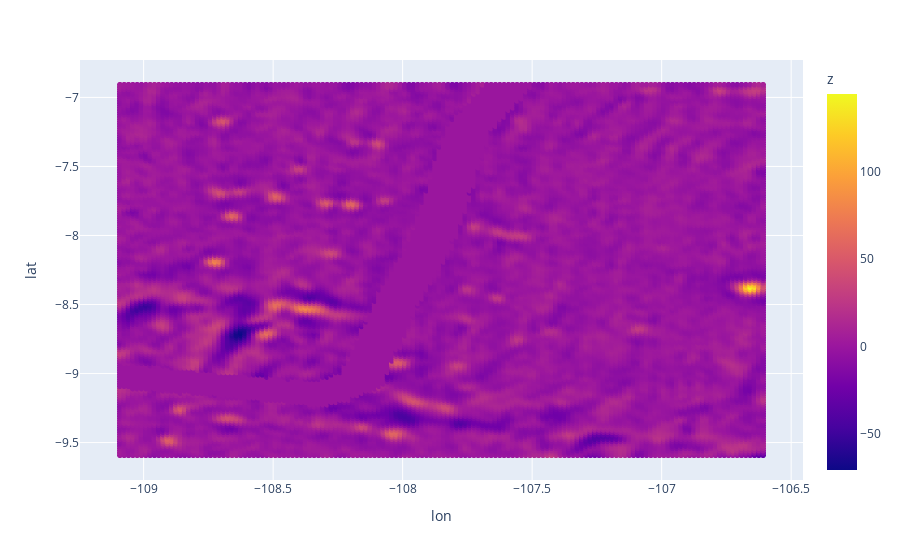

Here is the notebook cell this chart was saved with:
### Code cell
plt_dat = data.to_dataframe().reset_index()
plt_dat = plt_dat[(plt_dat['lat'] >= lat_min) & (plt_dat['lat'] <= lat_max) & (plt_dat['lon'] >= lon_min) & (plt_dat['lon'] <= lon_max)]
px.scatter(plt_dat,
    x='lon', y='lat', color='z'
    ).show()

### Figure 1 — Plotly figure (JSON) as saved in the notebook; plotly's stock layout.template omitted (floating-point values rounded to 4 significant figures; data arrays with more than 128 entries replaced by an {"elided": "..."} marker saying what was removed)
{"data": [{"hovertemplate": "lon=%{x}<br>lat=%{y}<br>z=%{marker.color}<extra></extra>", "legendgroup": "", "marker": {"color": {"elided": "24300 float values"}, "coloraxis": "coloraxis", "symbol": "circle"}, "mode": "markers", "name": "", "showlegend": false, "type": "scattergl", "x": {"elided": "24300 float values"}, "xaxis": "x", "y": {"elided": "24300 float values"}, "yaxis": "y"}], "layout": {"coloraxis": {"colorbar": {"title": {"text": "z"}}, "colorscale": [[0, "#0d0887"], [0.1111, "#46039f"], [0.2222, "#7201a8"], [0.3333, "#9c179e"], [0.4444, "#bd3786"], [0.5556, "#d8576b"], [0.6667, "#ed7953"], [0.7778, "#fb9f3a"], [0.8889, "#fdca26"], [1, "#f0f921"]]}, "legend": {"tracegroupgap": 0}, "margin": {"t": 60}, "xaxis": {"anchor": "y", "domain": [0, 1], "title": {"text": "lon"}}, "yaxis": {"anchor": "x", "domain": [0, 1], "title": {"text": "lat"}}}}
